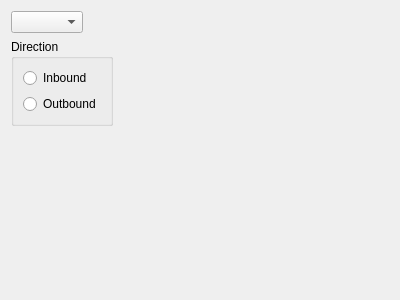
<?xml version="1.0" encoding="UTF-8"?>
<ui version="4.0">
 <comment>
  * Released as open source by Gabriel Caudrelier
  *
  * Developed by Gabriel Caudrelier, gabriel dot caudrelier at gmail dot com
  *
  * https://github.com/metrodango/pip3line
  *
  * Released under BSD 3-Clause see LICENSE for more information
</comment>
 <class>TransformSelectorWidget</class>
 <widget class="QWidget" name="TransformSelectorWidget">
  <property name="geometry">
   <rect>
    <x>0</x>
    <y>0</y>
    <width>400</width>
    <height>300</height>
   </rect>
  </property>
  <property name="windowTitle">
   <string>Form</string>
  </property>
  <layout class="QVBoxLayout" name="mainLayout">
   <item>
    <widget class="QComboBox" name="transformComboBox">
     <property name="sizePolicy">
      <sizepolicy hsizetype="Maximum" vsizetype="Fixed">
       <horstretch>0</horstretch>
       <verstretch>0</verstretch>
      </sizepolicy>
     </property>
    </widget>
   </item>
   <item>
    <widget class="QGroupBox" name="directionGroupBox">
     <property name="sizePolicy">
      <sizepolicy hsizetype="Maximum" vsizetype="Maximum">
       <horstretch>0</horstretch>
       <verstretch>0</verstretch>
      </sizepolicy>
     </property>
     <property name="title">
      <string>Direction</string>
     </property>
     <layout class="QVBoxLayout" name="verticalLayout">
      <item>
       <widget class="QRadioButton" name="inboundRadioButton">
        <property name="text">
         <string>Inbound</string>
        </property>
       </widget>
      </item>
      <item>
       <widget class="QRadioButton" name="outboundRadioButton">
        <property name="text">
         <string>Outbound</string>
        </property>
       </widget>
      </item>
     </layout>
    </widget>
   </item>
   <item>
    <spacer name="verticalSpacer">
     <property name="orientation">
      <enum>Qt::Vertical</enum>
     </property>
     <property name="sizeHint" stdset="0">
      <size>
       <width>20</width>
       <height>40</height>
      </size>
     </property>
    </spacer>
   </item>
  </layout>
 </widget>
 <resources/>
 <connections/>
</ui>
